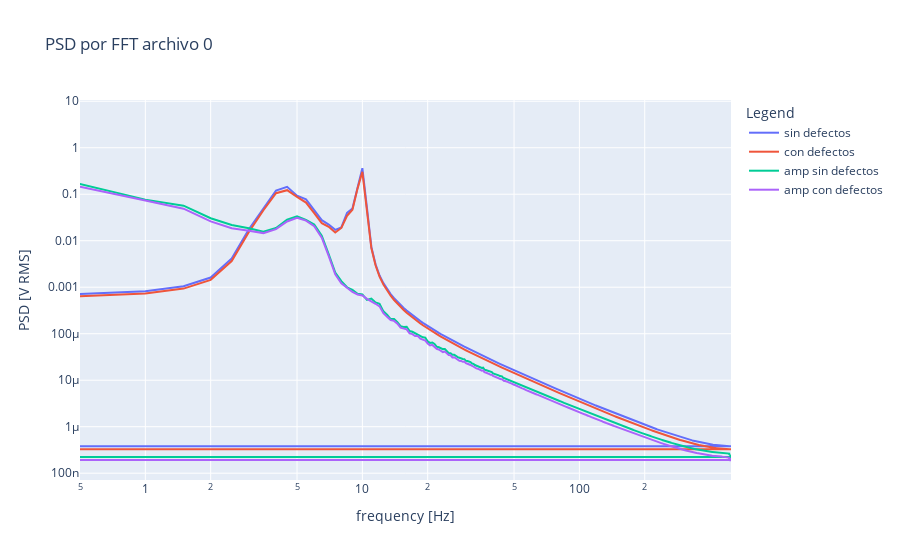
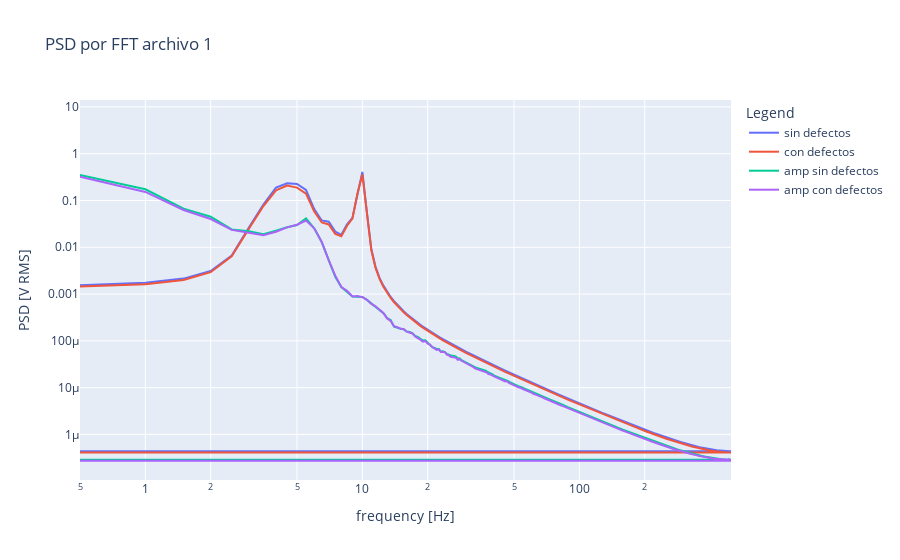

The notebook cell these images were saved under, in order:
### Code cell
import plotly.graph_objects as go

iterables = zip(psd_signal_mean[:2], psd_all_mean[:2], psd_amp_mean[:2], psd_amp_all_mean[:2], freqs[:2], frequency[:2])

for i, (psd_mean, psd_all, amp_mean, amp_all, freq1, freq2) in enumerate(iterables):
    fig = go.Figure()
    fig.add_trace(go.Scatter(x=freq1, y=psd_mean, name='sin defectos'))
    fig.add_trace(go.Scatter(x=freq2, y=psd_all, name='con defectos'))
    fig.add_trace(go.Scatter(x=freq1, y=amp_mean, name='amp sin defectos'))
    fig.add_trace(go.Scatter(x=freq2, y=amp_all, name='amp con defectos'))
    fig.update_layout(
        title=f'PSD por FFT archivo {i}',
        xaxis_title='frequency [Hz]',
        yaxis_title='PSD [V RMS]',
        legend_title='Legend'
    )
    fig.update_xaxes(type='log')
    fig.update_yaxes(type='log')
    fig.show()

### Figure 1 — Plotly figure (JSON) as saved in the notebook; plotly's stock layout.template omitted (floating-point values rounded to 4 significant figures; data arrays with more than 128 entries replaced by an {"elided": "..."} marker saying what was removed)
{"data": [{"name": "sin defectos", "type": "scatter", "x": {"elided": "2000 float values"}, "y": {"elided": "2000 float values"}}, {"name": "con defectos", "type": "scatter", "x": {"elided": "2000 float values"}, "y": {"elided": "2000 float values"}}, {"name": "amp sin defectos", "type": "scatter", "x": {"elided": "2000 float values"}, "y": {"elided": "2000 float values"}}, {"name": "amp con defectos", "type": "scatter", "x": {"elided": "2000 float values"}, "y": {"elided": "2000 float values"}}], "layout": {"legend": {"title": {"text": "Legend"}}, "title": {"text": "PSD por FFT archivo 0"}, "xaxis": {"title": {"text": "frequency [Hz]"}, "type": "log"}, "yaxis": {"title": {"text": "PSD [V RMS]"}, "type": "log"}}}

### Figure 2 — Plotly figure (JSON) as saved in the notebook; plotly's stock layout.template omitted (floating-point values rounded to 4 significant figures; data arrays with more than 128 entries replaced by an {"elided": "..."} marker saying what was removed)
{"data": [{"name": "sin defectos", "type": "scatter", "x": {"elided": "2000 float values"}, "y": {"elided": "2000 float values"}}, {"name": "con defectos", "type": "scatter", "x": {"elided": "2000 float values"}, "y": {"elided": "2000 float values"}}, {"name": "amp sin defectos", "type": "scatter", "x": {"elided": "2000 float values"}, "y": {"elided": "2000 float values"}}, {"name": "amp con defectos", "type": "scatter", "x": {"elided": "2000 float values"}, "y": {"elided": "2000 float values"}}], "layout": {"legend": {"title": {"text": "Legend"}}, "title": {"text": "PSD por FFT archivo 1"}, "xaxis": {"title": {"text": "frequency [Hz]"}, "type": "log"}, "yaxis": {"title": {"text": "PSD [V RMS]"}, "type": "log"}}}
